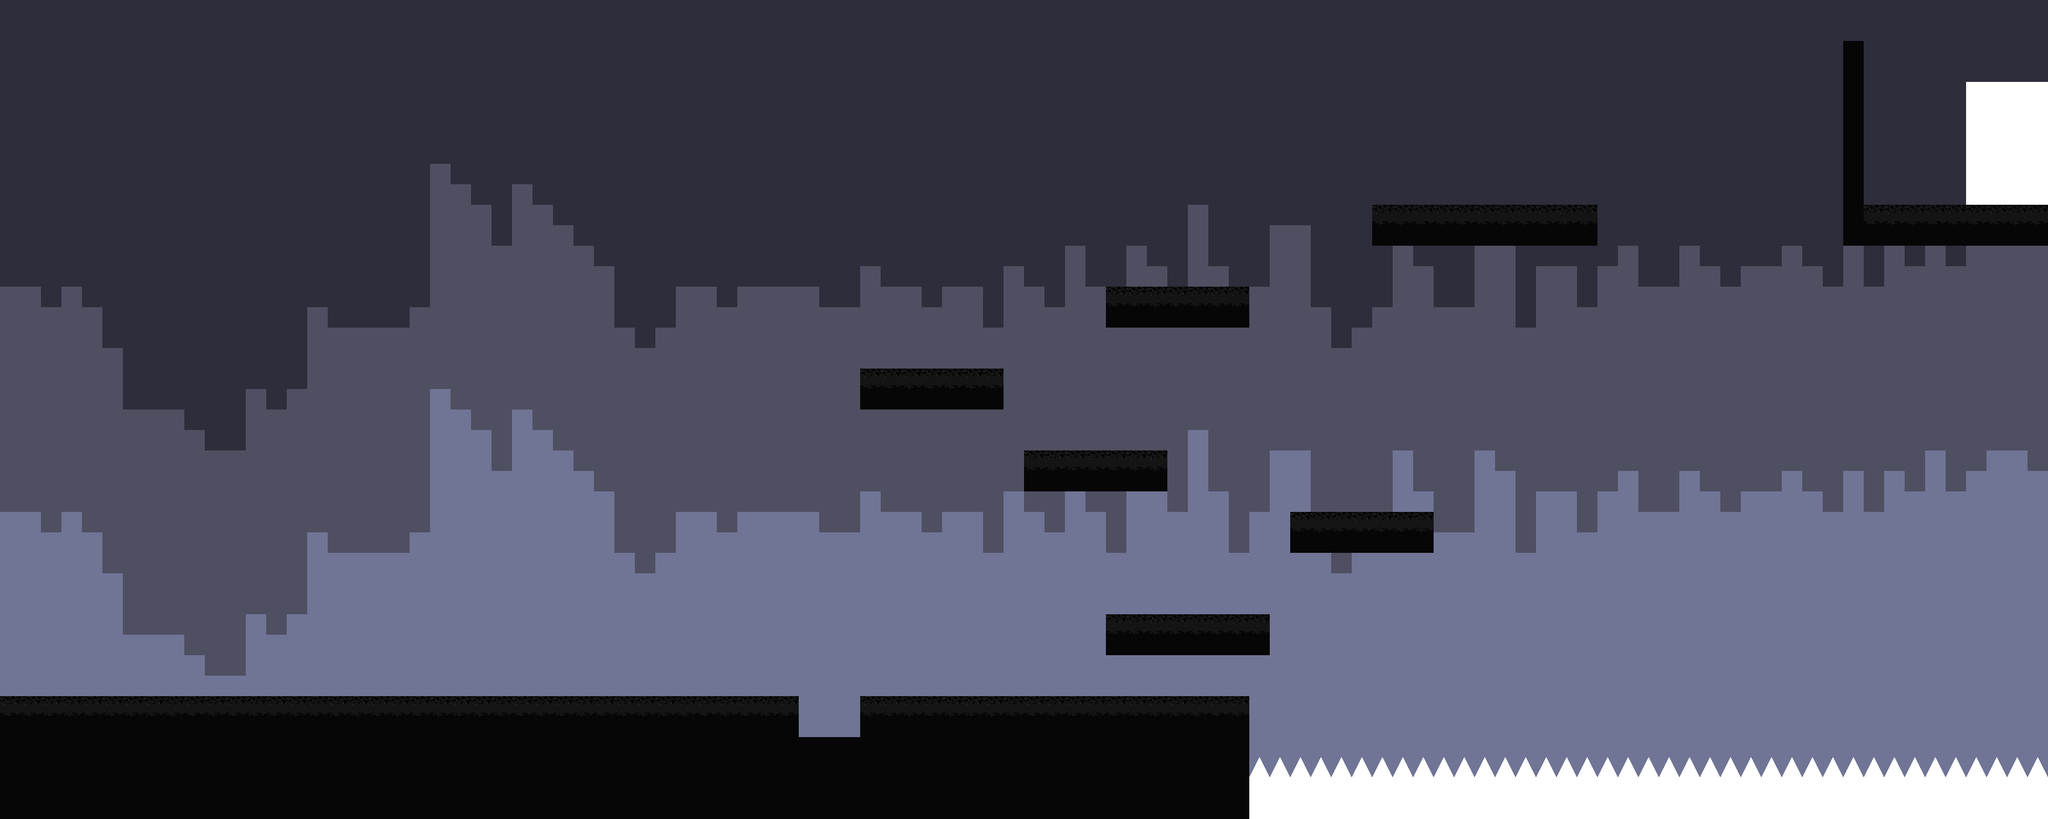

Rendered tile map (Tiled .tmx) drawn with the repository's tilesets; below, a short description and the map source with its tile grids summarised:
An orthogonal 100x40 tile map with 32x32 px tiles, 5 tile layers (background, ground, door, dialogTrigger1, ...), 2 tilesets and 5 objects (player spawn, block spawn, dialogtrigger1, block2 spawn, block3 spawn).

<map version="1.2" tiledversion="1.3.4" orientation="orthogonal" renderorder="right-down" width="100" height="40" tilewidth="32" tileheight="32" infinite="0" nextlayerid="7" nextobjectid="6">
 <editorsettings>
  <export target="map2.json" format="json" />
 </editorsettings>
 <tileset firstgid="1" name="tileTesting" tilewidth="32" tileheight="32" tilecount="32" columns="8">
  <image source="tileTesting.png" width="256" height="128" />
  <tile id="9">
   <properties>
    <property name="collides" type="bool" value="true" />
   </properties>
  </tile>
  <tile id="18">
   <properties>
    <property name="door" type="bool" value="true" />
   </properties>
  </tile>
  <tile id="25">
   <properties>
    <property name="collides" type="bool" value="true" />
   </properties>
  </tile>
  <tile id="27">
   <properties>
    <property name="collides" type="bool" value="true" />
   </properties>
  </tile>
  <tile id="31">
   <properties>
    <property name="collides" type="bool" value="true" />
   </properties>
  </tile>
 </tileset>
 <tileset firstgid="33" name="tileTesting" tilewidth="32" tileheight="32" tilecount="32" columns="8">
  <image source="tileTesting.png" width="256" height="128" />
  <tile id="0">
   <properties>
    <property name="dialogTrigger" type="bool" value="true" />
   </properties>
  </tile>
  <tile id="9">
   <properties>
    <property name="collides" type="bool" value="true" />
   </properties>
  </tile>
  <tile id="18">
   <properties>
    <property name="door" type="bool" value="true" />
   </properties>
  </tile>
  <tile id="25">
   <properties>
    <property name="collides" type="bool" value="true" />
   </properties>
  </tile>
  <tile id="27">
   <properties>
    <property name="collides" type="bool" value="true" />
   </properties>
  </tile>
  <tile id="31">
   <properties>
    <property name="collides" type="bool" value="true" />
   </properties>
  </tile>
 </tileset>
 <layer id="1" name="background" width="100" height="40">
  <data>[4000 cells, 4000 non-empty, 3 distinct tile ids]</data>
 </layer>
 <layer id="2" name="ground" width="100" height="40">
  <data>[4000 cells, 524 non-empty, 3 distinct tile ids]</data>
 </layer>
 <layer id="4" name="door" width="100" height="40">
  <data>[4000 cells, 24 non-empty, 1 distinct tile ids]</data>
 </layer>
 <objectgroup id="5" name="objects">
  <object id="1" name="player spawn" x="206" y="1040">
   <point />
  </object>
  <object id="2" name="block spawn" x="977" y="1033">
   <point />
  </object>
  <object id="3" name="dialogtrigger1" gid="33" x="416" y="1088" width="32" height="32" visible="0" />
  <object id="4" name="block2 spawn" x="979" y="909">
   <point />
  </object>
  <object id="5" name="block3 spawn" x="978" y="760">
   <point />
  </object>
 </objectgroup>
 <layer id="6" name="dialogTrigger1" width="100" height="40">
  <data>[4000 cells, 0 non-empty, 0 distinct tile ids]</data>
 </layer>
 <layer id="3" name="spikes" width="100" height="40">
  <data>[4000 cells, 117 non-empty, 2 distinct tile ids]</data>
 </layer>
</map>